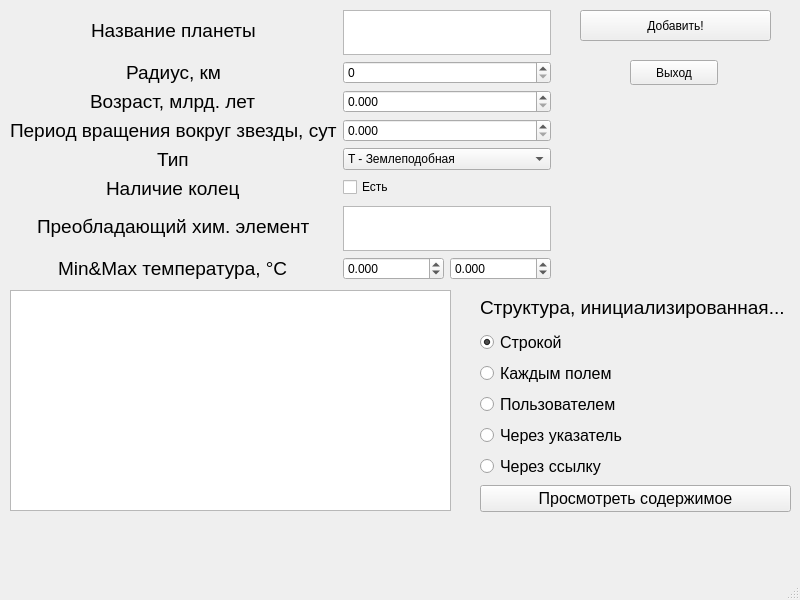
<?xml version="1.0" encoding="UTF-8"?>
<ui version="4.0">
 <class>MainWindow</class>
 <widget class="QMainWindow" name="MainWindow">
  <property name="geometry">
   <rect>
    <x>0</x>
    <y>0</y>
    <width>800</width>
    <height>600</height>
   </rect>
  </property>
  <property name="windowTitle">
   <string>MainWindow</string>
  </property>
  <widget class="QWidget" name="centralwidget">
   <widget class="QWidget" name="formLayoutWidget">
    <property name="geometry">
     <rect>
      <x>10</x>
      <y>10</y>
      <width>541</width>
      <height>271</height>
     </rect>
    </property>
    <layout class="QFormLayout" name="formLayout">
     <property name="labelAlignment">
      <set>Qt::AlignCenter</set>
     </property>
     <item row="1" column="0">
      <widget class="QLabel" name="radiusLabel">
       <property name="font">
        <font>
         <pointsize>14</pointsize>
        </font>
       </property>
       <property name="text">
        <string>Радиус, км</string>
       </property>
      </widget>
     </item>
     <item row="2" column="0">
      <widget class="QLabel" name="ageLabel">
       <property name="font">
        <font>
         <pointsize>14</pointsize>
        </font>
       </property>
       <property name="text">
        <string>Возраст, млрд. лет</string>
       </property>
      </widget>
     </item>
     <item row="3" column="0">
      <widget class="QLabel" name="periodLabel">
       <property name="font">
        <font>
         <pointsize>14</pointsize>
        </font>
       </property>
       <property name="text">
        <string>Период вращения вокруг звезды, сут</string>
       </property>
      </widget>
     </item>
     <item row="4" column="0">
      <widget class="QLabel" name="typeLabel">
       <property name="font">
        <font>
         <pointsize>14</pointsize>
        </font>
       </property>
       <property name="text">
        <string>Тип</string>
       </property>
      </widget>
     </item>
     <item row="5" column="0">
      <widget class="QLabel" name="ringsLabel">
       <property name="font">
        <font>
         <pointsize>14</pointsize>
        </font>
       </property>
       <property name="text">
        <string>Наличие колец</string>
       </property>
      </widget>
     </item>
     <item row="6" column="0">
      <widget class="QLabel" name="mainElLabel">
       <property name="font">
        <font>
         <pointsize>14</pointsize>
        </font>
       </property>
       <property name="text">
        <string>Преобладающий хим. элемент</string>
       </property>
      </widget>
     </item>
     <item row="7" column="0">
      <widget class="QLabel" name="tempLabel">
       <property name="font">
        <font>
         <pointsize>14</pointsize>
        </font>
       </property>
       <property name="text">
        <string>Min&amp;Max температура, °C</string>
       </property>
      </widget>
     </item>
     <item row="1" column="1">
      <widget class="QSpinBox" name="radiusSpinBox">
       <property name="maximum">
        <number>1000000</number>
       </property>
      </widget>
     </item>
     <item row="6" column="1">
      <widget class="QTextEdit" name="ElementTextEdit"/>
     </item>
     <item row="7" column="1">
      <layout class="QHBoxLayout" name="horizontalLayout">
       <item>
        <widget class="QDoubleSpinBox" name="minTempSpinBox">
         <property name="decimals">
          <number>3</number>
         </property>
         <property name="minimum">
          <double>-10000.000000000000000</double>
         </property>
         <property name="maximum">
          <double>10000.000000000000000</double>
         </property>
        </widget>
       </item>
       <item>
        <widget class="QDoubleSpinBox" name="maxTempSpinBox">
         <property name="decimals">
          <number>3</number>
         </property>
         <property name="minimum">
          <double>-100000.000000000000000</double>
         </property>
         <property name="maximum">
          <double>100000.000000000000000</double>
         </property>
        </widget>
       </item>
      </layout>
     </item>
     <item row="2" column="1">
      <widget class="QDoubleSpinBox" name="ageSpinBox">
       <property name="decimals">
        <number>3</number>
       </property>
      </widget>
     </item>
     <item row="3" column="1">
      <widget class="QDoubleSpinBox" name="periodSpinBox">
       <property name="decimals">
        <number>3</number>
       </property>
       <property name="maximum">
        <double>10000.000000000000000</double>
       </property>
      </widget>
     </item>
     <item row="5" column="1">
      <widget class="QCheckBox" name="checkBox">
       <property name="text">
        <string>Есть</string>
       </property>
      </widget>
     </item>
     <item row="4" column="1">
      <widget class="QComboBox" name="comboBox">
       <item>
        <property name="text">
         <string>T - Землеподобная</string>
        </property>
       </item>
       <item>
        <property name="text">
         <string>G - Газовый гигант</string>
        </property>
       </item>
       <item>
        <property name="text">
         <string>I - Ледяной гигант</string>
        </property>
       </item>
       <item>
        <property name="text">
         <string>D - Карликовая</string>
        </property>
       </item>
       <item>
        <property name="text">
         <string>O - Океаническая</string>
        </property>
       </item>
       <item>
        <property name="text">
         <string>C - Планета типа &quot;Ядро&quot;</string>
        </property>
       </item>
       <item>
        <property name="text">
         <string>W - Планета-странник</string>
        </property>
       </item>
      </widget>
     </item>
     <item row="0" column="0">
      <widget class="QLabel" name="nameLabel">
       <property name="font">
        <font>
         <pointsize>14</pointsize>
        </font>
       </property>
       <property name="text">
        <string>Название планеты</string>
       </property>
      </widget>
     </item>
     <item row="0" column="1">
      <widget class="QTextEdit" name="nameTextEdit"/>
     </item>
    </layout>
   </widget>
   <widget class="QTextBrowser" name="textBrowser">
    <property name="geometry">
     <rect>
      <x>10</x>
      <y>290</y>
      <width>441</width>
      <height>221</height>
     </rect>
    </property>
    <property name="font">
     <font>
      <pointsize>14</pointsize>
      <italic>true</italic>
     </font>
    </property>
    <property name="layoutDirection">
     <enum>Qt::LeftToRight</enum>
    </property>
    <property name="autoFillBackground">
     <bool>false</bool>
    </property>
   </widget>
   <widget class="QPushButton" name="addButton">
    <property name="geometry">
     <rect>
      <x>580</x>
      <y>10</y>
      <width>191</width>
      <height>31</height>
     </rect>
    </property>
    <property name="text">
     <string>Добавить!</string>
    </property>
   </widget>
   <widget class="QWidget" name="verticalLayoutWidget">
    <property name="geometry">
     <rect>
      <x>480</x>
      <y>291</y>
      <width>311</width>
      <height>221</height>
     </rect>
    </property>
    <property name="font">
     <font>
      <pointsize>12</pointsize>
     </font>
    </property>
    <layout class="QVBoxLayout" name="verticalLayout">
     <item>
      <widget class="QLabel" name="label">
       <property name="font">
        <font>
         <pointsize>14</pointsize>
        </font>
       </property>
       <property name="text">
        <string>Структура, инициализированная...</string>
       </property>
      </widget>
     </item>
     <item>
      <widget class="QRadioButton" name="strRadio">
       <property name="font">
        <font>
         <pointsize>12</pointsize>
        </font>
       </property>
       <property name="text">
        <string>Строкой</string>
       </property>
       <property name="checked">
        <bool>true</bool>
       </property>
      </widget>
     </item>
     <item>
      <widget class="QRadioButton" name="fieldRadio">
       <property name="font">
        <font>
         <pointsize>12</pointsize>
        </font>
       </property>
       <property name="text">
        <string>Каждым полем</string>
       </property>
      </widget>
     </item>
     <item>
      <widget class="QRadioButton" name="userRadio">
       <property name="font">
        <font>
         <pointsize>12</pointsize>
        </font>
       </property>
       <property name="text">
        <string>Пользователем</string>
       </property>
      </widget>
     </item>
     <item>
      <widget class="QRadioButton" name="pointerRadio">
       <property name="font">
        <font>
         <pointsize>12</pointsize>
        </font>
       </property>
       <property name="text">
        <string>Через указатель</string>
       </property>
      </widget>
     </item>
     <item>
      <widget class="QRadioButton" name="refRadio">
       <property name="font">
        <font>
         <pointsize>12</pointsize>
        </font>
       </property>
       <property name="text">
        <string>Через ссылку</string>
       </property>
      </widget>
     </item>
     <item>
      <widget class="QPushButton" name="showButton">
       <property name="text">
        <string>Просмотреть содержимое</string>
       </property>
      </widget>
     </item>
    </layout>
   </widget>
   <widget class="QPushButton" name="pushButton">
    <property name="geometry">
     <rect>
      <x>630</x>
      <y>60</y>
      <width>88</width>
      <height>25</height>
     </rect>
    </property>
    <property name="text">
     <string>Выход</string>
    </property>
   </widget>
  </widget>
  <widget class="QMenuBar" name="menubar">
   <property name="geometry">
    <rect>
     <x>0</x>
     <y>0</y>
     <width>800</width>
     <height>22</height>
    </rect>
   </property>
  </widget>
  <widget class="QStatusBar" name="statusbar"/>
 </widget>
 <resources/>
 <connections>
  <connection>
   <sender>pushButton</sender>
   <signal>clicked()</signal>
   <receiver>MainWindow</receiver>
   <slot>close()</slot>
   <hints>
    <hint type="sourcelabel">
     <x>733</x>
     <y>550</y>
    </hint>
    <hint type="destinationlabel">
     <x>697</x>
     <y>225</y>
    </hint>
   </hints>
  </connection>
 </connections>
</ui>
